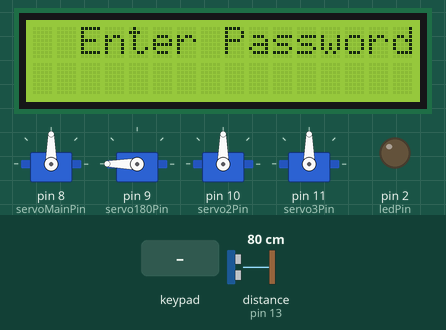
Simulated run of this sketch. Board: Arduino Uno, built with avr-gcc and run on an emulated ATmega328P. Parts: 4 × servo, 16×2 character LCD, output pins drawn as LEDs (lit = HIGH). Wiring (inferred from the names in the program): ultrasonic range finder: trigger pin 12; echo pin 13. The inputs (shaded band) are chosen by the test bench; at power-on: distance to the obstacle (sensor on pin 13) 80 cm. The echo pulse lasts 58.3 µs per cm; pins used as bus, display or sensor lines are not drawn.

Above: at 1.2 s.
1.3 s: key 'b' pressed
At 2.5 s:
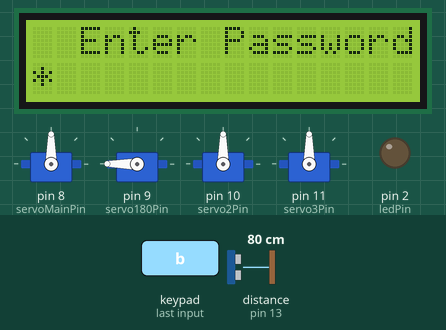
2.8 s: key 'c' pressed
At 4.0 s:
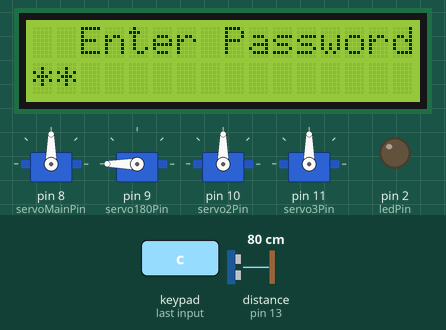
4.3 s: key 'd' pressed
At 5.7 s:
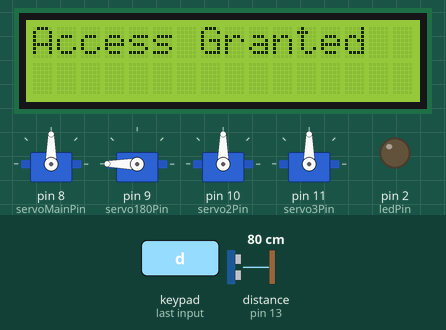
Timing chart, 0 to 7.3 s (numbered marks = the images above; inputs shaded):
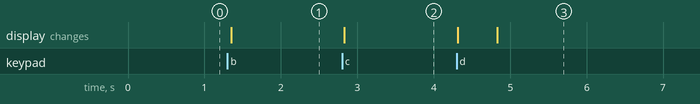

The sketch:

sketch_may12a_copy_20250516003427.ino
```cpp
#include <Servo.h>
#include <LiquidCrystal_I2C.h>
#include <Keypad.h>

// LCD I2C
LiquidCrystal_I2C lcd(0x27, 16, 2);

// Ultrasonic Pins
const int trigPin = 12;
const int echoPin = 13;

// Servo Pins
const int servoMainPin = 8;
const int servo180Pin = 9;
const int servo2Pin = 10;
const int servo3Pin = 11;

// LED Pin
const int ledPin = 2;

// Keypad setup
const byte ROWS = 1;
const byte COLS = 3;

char keys[ROWS][COLS] = {
  {'b', 'c', 'd'}
};

byte rowPins[ROWS] = {6};
byte colPins[COLS] = {3, 4, 5};

Keypad keypad = Keypad(makeKeymap(keys), rowPins, colPins, ROWS, COLS);

// Objects
Servo servoMain;
Servo servo180;
Servo servo2;
Servo servo3;

// State variables
bool hasRotated = false;
bool servo2Running = false;
bool servo3Running = false;

long duration;
float distance;

String inputPassword = "";
const String correctPassword = "bcd";

void setup() {
  pinMode(trigPin, OUTPUT);
  pinMode(echoPin, INPUT);
  pinMode(ledPin, OUTPUT);

  servoMain.attach(servoMainPin);
  servo180.attach(servo180Pin);
  servo2.attach(servo2Pin);
  servo3.attach(servo3Pin);

  servoMain.write(90);
  servo180.write(180);
  servo2.write(90);
  servo3.write(90);

  lcd.init();
  lcd.backlight();
  lcd.setCursor(2, 0);
  lcd.print("Enter Password");

  Serial.begin(9600);
}

void loop() {
  char key = keypad.getKey();
  if (key) {
    inputPassword += key;

    lcd.setCursor(0, 1);
    for (int i = 0; i < inputPassword.length(); i++) {
      lcd.print("*");
    }

    if (inputPassword.length() == 3) {
      delay(500);
      lcd.clear();
      if (inputPassword == correctPassword) {
        lcd.setCursor(0, 0);
        lcd.print("Access Granted");
        rotateServoMultipleTurns(servoMain, 180);
      } else {
        lcd.setCursor(0, 0);
        lcd.print("Access Denied");
      }
      delay(2000);
      inputPassword = "";
      lcd.clear();
      lcd.setCursor(2, 0);
      lcd.print("Enter Password");
    }
  }

  if (Serial.available()) {
    char input = Serial.read();

    switch (input) {
      case '9':
        rotateServoMultipleTurns(servoMain, 180);
        break;
      case '1':
        servo2Running = true;
        break;
      case '2':
        servo2Running = false;
        servo2.write(90);
        break;
      case '3':
        servo180.write(180);
        break;
      case '4':
        servo180.write(0);
        break;
      case '7':
        servo3Running = true;
        break;
      case '8':
        servo3Running = false;
        servo3.write(90);
        break;
      case '5':
        digitalWrite(ledPin, HIGH);
        break;
      case '6':
        digitalWrite(ledPin, LOW);
        break;
    }
  }

  if (servo2Running) {
    servo2.write(0);
  }

  if (servo3Running) {
    servo3.write(0);
  }

  digitalWrite(trigPin, LOW);
  delayMicroseconds(2);
  digitalWrite(trigPin, HIGH);
  delayMicroseconds(10);
  digitalWrite(trigPin, LOW);

  duration = pulseIn(echoPin, HIGH);
  distance = duration * 0.034 / 2;

  if (distance <= 10 && distance > 0 && !hasRotated) {
    rotateServoMultipleTurns(servoMain, 0);
    hasRotated = true;
  } else if (distance > 10) {
    hasRotated = false;
    servoMain.write(90);
  }

  delay(100);
}

void rotateServoMultipleTurns(Servo s, int angle) {
  for (int i = 0; i < 4; i++) {
    s.write(angle);
    delay(1000);
    s.write(90);
    delay(200);
  }
}
```

Measured:
- after the input at 1.3 s, the display: changes after 0.05 s (image 1)
- after the input at 2.8 s, the display: changes at once (image 2)
- after the input at 4.3 s, the display: first changes at once (image 3 shows a later state)
